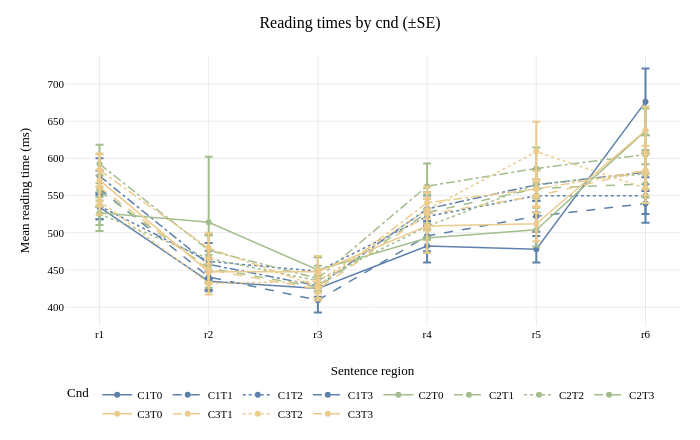
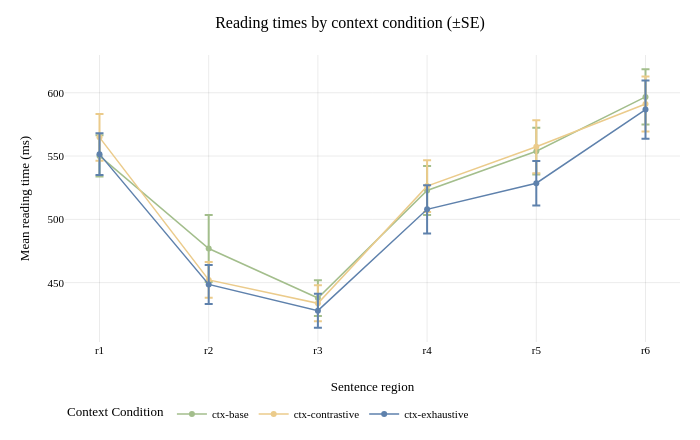
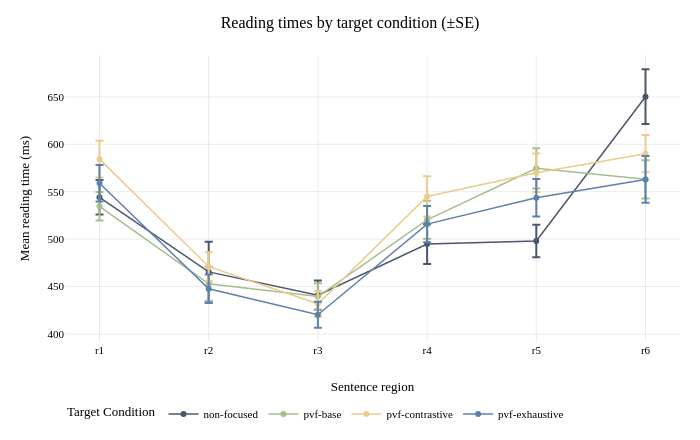

These figures' notebook cell, in order:
### Markdown cell above
#### Reading-time plots

Exhaustive is blue, base green, contrastive yellow, and non-focused grey. For combined `cnd` conditions, color identifies the context (C1 exhaustive, C2 base, C3 contrastive), while line style identifies the target (non-focused: solid; exhaustive: dashed; base: dotted; contrastive: dash-dot).

### Code cell
# Combined CxTy conditions use the context color and a target-specific line style.
condition_pairs = plot_trials[['cnd', 'context_condition', 'target_condition']].drop_duplicates()
if condition_pairs['cnd'].duplicated().any():
    raise ValueError('A combined condition maps to multiple context/target conditions')
missing_colors = set(condition_pairs['context_condition']) | set(condition_pairs['target_condition'])
missing_colors -= set(CONDITION_COLORS)
if missing_colors:
    raise ValueError(f'No Nord colors defined for conditions: {sorted(missing_colors)}')
missing_dashes = set(condition_pairs['target_condition']) - set(TARGET_DASHES)
if missing_dashes:
    raise ValueError(f'No line styles defined for target conditions: {sorted(missing_dashes)}')
combined_colors = {
    row.cnd: CONDITION_COLORS[row.context_condition]
    for row in condition_pairs.itertuples(index=False)
}
combined_dashes = {
    row.cnd: TARGET_DASHES[row.target_condition]
    for row in condition_pairs.itertuples(index=False)
}
color_map = {**CONDITION_COLORS, **combined_colors}

reading_figures = {}
for condition, summary in reading_summaries.items():
    figure = px.line(
        summary, x='region', y='mean_ms', color=condition,
        line_dash=condition if condition == 'cnd' else None,
        color_discrete_map=color_map, line_dash_map=combined_dashes,
        markers=True, error_y=ERROR_BAR, category_orders={'region': region_order},
        hover_data={'sd_ms': ':.1f', 'se_ms': ':.1f', 'n_submissions': True},
        labels={'region': 'Sentence region', 'mean_ms': 'Mean reading time (ms)',
                condition: condition.replace('_', ' ').title()},
        title=f'Reading times by {condition.replace("_", " ")} (±{ERROR_BAR[:2].upper()})'
    )
    figure.update_layout(width=FIGURE_WIDTH, height=FIGURE_HEIGHT,
                         margin=dict(l=65, r=20, t=55, b=55), hovermode='x unified',
                         legend=dict(orientation='h', yanchor='top', y=-0.2))
    reading_figures[condition] = figure
    figure.show()

### Figure 1 — Plotly figure (JSON) as saved in the notebook; plotly's stock layout.template omitted (floating-point values rounded to 4 significant figures)
{"data": [{"customdata": [[163.9, 16.56, 98.0], [134.3, 13.56, 98.0], [132.7, 13.41, 98.0], [220.7, 22.29, 98.0], [176.9, 17.87, 98.0], [443.1, 44.76, 98.0]], "error_y": {"array": [16.56, 13.56, 13.41, 22.29, 17.87, 44.76]}, "hovertemplate": "Cnd=C1T0<br>Sentence region=%{x}<br>Mean reading time (ms)=%{y}<br>sd_ms=%{customdata[0]:.1f}<br>se_ms=%{customdata[1]:.1f}<br>n_submissions=%{customdata[2]}<extra></extra>", "legendgroup": "C1T0", "line": {"color": "#5e81ac", "dash": "solid"}, "marker": {"symbol": "circle"}, "mode": "lines+markers", "name": "C1T0", "orientation": "v", "showlegend": true, "type": "scatter", "x": ["r1", "r2", "r3", "r4", "r5", "r6"], "xaxis": "x", "y": [534.6, 434.8, 425.1, 482.2, 477.9, 676.0], "yaxis": "y"}, {"customdata": [[239.1, 24.16, 98.0], [169.7, 17.15, 98.0], [163.7, 16.54, 98.0], [201.5, 20.36, 98.0], [204.4, 20.65, 98.0], [257.2, 25.98, 98.0]], "error_y": {"array": [24.16, 17.15, 16.54, 20.36, 20.65, 25.98]}, "hovertemplate": "Cnd=C1T1<br>Sentence region=%{x}<br>Mean reading time (ms)=%{y}<br>sd_ms=%{customdata[0]:.1f}<br>se_ms=%{customdata[1]:.1f}<br>n_submissions=%{customdata[2]}<extra></extra>", "legendgroup": "C1T1", "line": {"color": "#5e81ac", "dash": "dash"}, "marker": {"symbol": "circle"}, "mode": "lines+markers", "name": "C1T1", "orientation": "v", "showlegend": true, "type": "scatter", "x": ["r1", "r2", "r3", "r4", "r5", "r6"], "xaxis": "x", "y": [559.3, 440.7, 409.4, 495.6, 522.1, 539.4], "yaxis": "y"}, {"customdata": [[177.5, 17.93, 98.0], [245.5, 24.79, 98.0], [185.8, 18.77, 98.0], [279.1, 28.19, 98.0], [222.3, 22.45, 98.0], [244.0, 24.64, 98.0]], "error_y": {"array": [17.93, 24.79, 18.77, 28.19, 22.45, 24.64]}, "hovertemplate": "Cnd=C1T2<br>Sentence region=%{x}<br>Mean reading time (ms)=%{y}<br>sd_ms=%{customdata[0]:.1f}<br>se_ms=%{customdata[1]:.1f}<br>n_submissions=%{customdata[2]}<extra></extra>", "legendgroup": "C1T2", "line": {"color": "#5e81ac", "dash": "dot"}, "marker": {"symbol": "circle"}, "mode": "lines+markers", "name": "C1T2", "orientation": "v", "showlegend": true, "type": "scatter", "x": ["r1", "r2", "r3", "r4", "r5", "r6"], "xaxis": "x", "y": [536.0, 461.5, 448.2, 521.9, 549.6, 549.9], "yaxis": "y"}, {"customdata": [[237.0, 23.94, 98.0], [180.9, 18.28, 98.0], [147.2, 14.87, 98.0], [221.0, 22.33, 98.0], [210.5, 21.26, 98.0], [252.7, 25.52, 98.0]], "error_y": {"array": [23.94, 18.28, 14.87, 22.33, 21.26, 25.52]}, "hovertemplate": "Cnd=C1T3<br>Sentence region=%{x}<br>Mean reading time (ms)=%{y}<br>sd_ms=%{customdata[0]:.1f}<br>se_ms=%{customdata[1]:.1f}<br>n_submissions=%{customdata[2]}<extra></extra>", "legendgroup": "C1T3", "line": {"color": "#5e81ac", "dash": "dashdot"}, "marker": {"symbol": "circle"}, "mode": "lines+markers", "name": "C1T3", "orientation": "v", "showlegend": true, "type": "scatter", "x": ["r1", "r2", "r3", "r4", "r5", "r6"], "xaxis": "x", "y": [576.3, 457.4, 428.7, 532.0, 564.4, 581.5], "yaxis": "y"}, {"customdata": [[163.2, 16.49, 98.0], [872.4, 88.13, 98.0], [174.3, 17.6, 98.0], [198.6, 20.06, 98.0], [222.5, 22.48, 98.0], [298.5, 30.15, 98.0]], "error_y": {"array": [16.49, 88.13, 17.6, 20.06, 22.48, 30.15]}, "hovertemplate": "Cnd=C2T0<br>Sentence region=%{x}<br>Mean reading time (ms)=%{y}<br>sd_ms=%{customdata[0]:.1f}<br>se_ms=%{customdata[1]:.1f}<br>n_submissions=%{customdata[2]}<extra></extra>", "legendgroup": "C2T0", "line": {"color": "#a3be8c", "dash": "solid"}, "marker": {"symbol": "circle"}, "mode": "lines+markers", "name": "C2T0", "orientation": "v", "showlegend": true, "type": "scatter", "x": ["r1", "r2", "r3", "r4", "r5", "r6"], "xaxis": "x", "y": [527.0, 514.1, 450.1, 492.9, 504.1, 636.9], "yaxis": "y"}, {"customdata": [[210.0, 21.21, 98.0], [180.4, 18.23, 98.0], [147.3, 14.88, 98.0], [235.4, 23.78, 98.0], [256.4, 25.9, 98.0], [259.1, 26.18, 98.0]], "error_y": {"array": [21.21, 18.23, 14.88, 23.78, 25.9, 26.18]}, "hovertemplate": "Cnd=C2T1<br>Sentence region=%{x}<br>Mean reading time (ms)=%{y}<br>sd_ms=%{customdata[0]:.1f}<br>se_ms=%{customdata[1]:.1f}<br>n_submissions=%{customdata[2]}<extra></extra>", "legendgroup": "C2T1", "line": {"color": "#a3be8c", "dash": "dash"}, "marker": {"symbol": "circle"}, "mode": "lines+markers", "name": "C2T1", "orientation": "v", "showlegend": true, "type": "scatter", "x": ["r1", "r2", "r3", "r4", "r5", "r6"], "xaxis": "x", "y": [555.8, 452.2, 427.2, 527.2, 559.4, 565.8], "yaxis": "y"}, {"customdata": [[225.6, 22.78, 98.0], [317.8, 32.1, 98.0], [138.2, 13.96, 98.0], [179.8, 18.16, 98.0], [185.8, 18.77, 98.0], [316.3, 31.95, 98.0]], "error_y": {"array": [22.78, 32.1, 13.96, 18.16, 18.77, 31.95]}, "hovertemplate": "Cnd=C2T2<br>Sentence region=%{x}<br>Mean reading time (ms)=%{y}<br>sd_ms=%{customdata[0]:.1f}<br>se_ms=%{customdata[1]:.1f}<br>n_submissions=%{customdata[2]}<extra></extra>", "legendgroup": "C2T2", "line": {"color": "#a3be8c", "dash": "dot"}, "marker": {"symbol": "circle"}, "mode": "lines+markers", "name": "C2T2", "orientation": "v", "showlegend": true, "type": "scatter", "x": ["r1", "r2", "r3", "r4", "r5", "r6"], "xaxis": "x", "y": [525.3, 465.2, 435.5, 508.6, 565.3, 579.2], "yaxis": "y"}, {"customdata": [[256.6, 25.92, 98.0], [197.2, 19.92, 98.0], [168.7, 17.04, 98.0], [303.2, 30.63, 98.0], [279.1, 28.19, 98.0], [260.2, 26.29, 98.0]], "error_y": {"array": [25.92, 19.92, 17.04, 30.63, 28.19, 26.29]}, "hovertemplate": "Cnd=C2T3<br>Sentence region=%{x}<br>Mean reading time (ms)=%{y}<br>sd_ms=%{customdata[0]:.1f}<br>se_ms=%{customdata[1]:.1f}<br>n_submissions=%{customdata[2]}<extra></extra>", "legendgroup": "C2T3", "line": {"color": "#a3be8c", "dash": "dashdot"}, "marker": {"symbol": "circle"}, "mode": "lines+markers", "name": "C2T3", "orientation": "v", "showlegend": true, "type": "scatter", "x": ["r1", "r2", "r3", "r4", "r5", "r6"], "xaxis": "x", "y": [592.4, 476.5, 438.7, 562.6, 586.5, 605.0], "yaxis": "y"}, {"customdata": [[345.7, 34.92, 98.0], [162.8, 16.45, 98.0], [209.4, 21.15, 98.0], [359.0, 36.27, 98.0], [232.0, 23.44, 98.0], [320.8, 32.41, 98.0]], "error_y": {"array": [34.92, 16.45, 21.15, 36.27, 23.44, 32.41]}, "hovertemplate": "Cnd=C3T0<br>Sentence region=%{x}<br>Mean reading time (ms)=%{y}<br>sd_ms=%{customdata[0]:.1f}<br>se_ms=%{customdata[1]:.1f}<br>n_submissions=%{customdata[2]}<extra></extra>", "legendgroup": "C3T0", "line": {"color": "#ebcb8b", "dash": "solid"}, "marker": {"symbol": "circle"}, "mode": "lines+markers", "name": "C3T0", "orientation": "v", "showlegend": true, "type": "scatter", "x": ["r1", "r2", "r3", "r4", "r5", "r6"], "xaxis": "x", "y": [570.7, 447.6, 447.6, 509.2, 512.1, 637.4], "yaxis": "y"}, {"customdata": [[231.1, 23.35, 98.0], [163.9, 16.56, 98.0], [153.3, 15.49, 98.0], [214.3, 21.65, 98.0], [226.0, 22.83, 98.0], [328.0, 33.14, 98.0]], "error_y": {"array": [23.35, 16.56, 15.49, 21.65, 22.83, 33.14]}, "hovertemplate": "Cnd=C3T1<br>Sentence region=%{x}<br>Mean reading time (ms)=%{y}<br>sd_ms=%{customdata[0]:.1f}<br>se_ms=%{customdata[1]:.1f}<br>n_submissions=%{customdata[2]}<extra></extra>", "legendgroup": "C3T1", "line": {"color": "#ebcb8b", "dash": "dash"}, "marker": {"symbol": "circle"}, "mode": "lines+markers", "name": "C3T1", "orientation": "v", "showlegend": true, "type": "scatter", "x": ["r1", "r2", "r3", "r4", "r5", "r6"], "xaxis": "x", "y": [561.4, 450.2, 424.3, 524.7, 549.4, 583.7], "yaxis": "y"}, {"customdata": [[183.1, 18.5, 98.0], [146.7, 14.82, 98.0], [159.7, 16.13, 98.0], [237.0, 23.94, 98.0], [397.0, 40.1, 98.0], [196.0, 19.8, 98.0]], "error_y": {"array": [18.5, 14.82, 16.13, 23.94, 40.1, 19.8]}, "hovertemplate": "Cnd=C3T2<br>Sentence region=%{x}<br>Mean reading time (ms)=%{y}<br>sd_ms=%{customdata[0]:.1f}<br>se_ms=%{customdata[1]:.1f}<br>n_submissions=%{customdata[2]}<extra></extra>", "legendgroup": "C3T2", "line": {"color": "#ebcb8b", "dash": "dot"}, "marker": {"symbol": "circle"}, "mode": "lines+markers", "name": "C3T2", "orientation": "v", "showlegend": true, "type": "scatter", "x": ["r1", "r2", "r3", "r4", "r5", "r6"], "xaxis": "x", "y": [542.7, 431.9, 434.8, 530.6, 609.1, 559.9], "yaxis": "y"}, {"customdata": [[221.5, 22.38, 98.0], [206.4, 20.85, 98.0], [159.2, 16.08, 98.0], [211.6, 21.37, 98.0], [241.6, 24.4, 98.0], [246.3, 24.88, 98.0]], "error_y": {"array": [22.38, 20.85, 16.08, 21.37, 24.4, 24.88]}, "hovertemplate": "Cnd=C3T3<br>Sentence region=%{x}<br>Mean reading time (ms)=%{y}<br>sd_ms=%{customdata[0]:.1f}<br>se_ms=%{customdata[1]:.1f}<br>n_submissions=%{customdata[2]}<extra></extra>", "legendgroup": "C3T3", "line": {"color": "#ebcb8b", "dash": "dashdot"}, "marker": {"symbol": "circle"}, "mode": "lines+markers", "name": "C3T3", "orientation": "v", "showlegend": true, "type": "scatter", "x": ["r1", "r2", "r3", "r4", "r5", "r6"], "xaxis": "x", "y": [584.3, 479.1, 428.0, 540.4, 558.9, 583.7], "yaxis": "y"}], "layout": {"height": 440, "hovermode": "x unified", "legend": {"orientation": "h", "title": {"text": "Cnd"}, "tracegroupgap": 0, "y": -0.2, "yanchor": "top"}, "margin": {"b": 55, "l": 65, "r": 20, "t": 55}, "title": {"text": "Reading times by cnd (±SE)"}, "width": 700, "xaxis": {"anchor": "y", "categoryarray": ["r1", "r2", "r3", "r4", "r5", "r6"], "categoryorder": "array", "domain": [0, 1], "title": {"text": "Sentence region"}}, "yaxis": {"anchor": "x", "domain": [0, 1], "title": {"text": "Mean reading time (ms)"}}}}

### Figure 2 — Plotly figure (JSON) as saved in the notebook; plotly's stock layout.template omitted (floating-point values rounded to 4 significant figures)
{"data": [{"customdata": [[161.1, 16.27, 98.0], [262.6, 26.52, 98.0], [139.7, 14.11, 98.0], [191.0, 19.29, 98.0], [182.7, 18.46, 98.0], [215.7, 21.79, 98.0]], "error_y": {"array": [16.27, 26.52, 14.11, 19.29, 18.46, 21.79]}, "hovertemplate": "Context Condition=ctx-base<br>Sentence region=%{x}<br>Mean reading time (ms)=%{y}<br>sd_ms=%{customdata[0]:.1f}<br>se_ms=%{customdata[1]:.1f}<br>n_submissions=%{customdata[2]}<extra></extra>", "legendgroup": "ctx-base", "line": {"color": "#a3be8c", "dash": "solid"}, "marker": {"symbol": "circle"}, "mode": "lines+markers", "name": "ctx-base", "orientation": "v", "showlegend": true, "type": "scatter", "x": ["r1", "r2", "r3", "r4", "r5", "r6"], "xaxis": "x", "y": [550.1, 477.0, 437.9, 522.8, 553.8, 596.7], "yaxis": "y"}, {"customdata": [[183.4, 18.53, 98.0], [139.4, 14.08, 98.0], [140.9, 14.23, 98.0], [203.2, 20.52, 98.0], [206.9, 20.9, 98.0], [214.6, 21.68, 98.0]], "error_y": {"array": [18.53, 14.08, 14.23, 20.52, 20.9, 21.68]}, "hovertemplate": "Context Condition=ctx-contrastive<br>Sentence region=%{x}<br>Mean reading time (ms)=%{y}<br>sd_ms=%{customdata[0]:.1f}<br>se_ms=%{customdata[1]:.1f}<br>n_submissions=%{customdata[2]}<extra></extra>", "legendgroup": "ctx-contrastive", "line": {"color": "#ebcb8b", "dash": "solid"}, "marker": {"symbol": "circle"}, "mode": "lines+markers", "name": "ctx-contrastive", "orientation": "v", "showlegend": true, "type": "scatter", "x": ["r1", "r2", "r3", "r4", "r5", "r6"], "xaxis": "x", "y": [564.8, 452.2, 433.7, 526.3, 557.4, 591.2], "yaxis": "y"}, {"customdata": [[163.6, 16.53, 98.0], [152.9, 15.45, 98.0], [132.8, 13.42, 98.0], [188.8, 19.08, 98.0], [173.5, 17.53, 98.0], [228.0, 23.04, 98.0]], "error_y": {"array": [16.53, 15.45, 13.42, 19.08, 17.53, 23.04]}, "hovertemplate": "Context Condition=ctx-exhaustive<br>Sentence region=%{x}<br>Mean reading time (ms)=%{y}<br>sd_ms=%{customdata[0]:.1f}<br>se_ms=%{customdata[1]:.1f}<br>n_submissions=%{customdata[2]}<extra></extra>", "legendgroup": "ctx-exhaustive", "line": {"color": "#5e81ac", "dash": "solid"}, "marker": {"symbol": "circle"}, "mode": "lines+markers", "name": "ctx-exhaustive", "orientation": "v", "showlegend": true, "type": "scatter", "x": ["r1", "r2", "r3", "r4", "r5", "r6"], "xaxis": "x", "y": [551.5, 448.6, 427.9, 507.9, 528.5, 586.7], "yaxis": "y"}], "layout": {"height": 440, "hovermode": "x unified", "legend": {"orientation": "h", "title": {"text": "Context Condition"}, "tracegroupgap": 0, "y": -0.2, "yanchor": "top"}, "margin": {"b": 55, "l": 65, "r": 20, "t": 55}, "title": {"text": "Reading times by context condition (±SE)"}, "width": 700, "xaxis": {"anchor": "y", "categoryarray": ["r1", "r2", "r3", "r4", "r5", "r6"], "categoryorder": "array", "domain": [0, 1], "title": {"text": "Sentence region"}}, "yaxis": {"anchor": "x", "domain": [0, 1], "title": {"text": "Mean reading time (ms)"}}}}

### Figure 3 — Plotly figure (JSON) as saved in the notebook; plotly's stock layout.template omitted (floating-point values rounded to 4 significant figures)
{"data": [{"customdata": [[179.9, 18.18, 98.0], [313.8, 31.7, 98.0], [153.3, 15.48, 98.0], [208.2, 21.03, 98.0], [169.3, 17.1, 98.0], [285.7, 28.86, 98.0]], "error_y": {"array": [18.18, 31.7, 15.48, 21.03, 17.1, 28.86]}, "hovertemplate": "Target Condition=non-focused<br>Sentence region=%{x}<br>Mean reading time (ms)=%{y}<br>sd_ms=%{customdata[0]:.1f}<br>se_ms=%{customdata[1]:.1f}<br>n_submissions=%{customdata[2]}<extra></extra>", "legendgroup": "non-focused", "line": {"color": "#4c566a", "dash": "solid"}, "marker": {"symbol": "circle"}, "mode": "lines+markers", "name": "non-focused", "orientation": "v", "showlegend": true, "type": "scatter", "x": ["r1", "r2", "r3", "r4", "r5", "r6"], "xaxis": "x", "y": [544.1, 465.5, 440.9, 494.8, 498.0, 650.1], "yaxis": "y"}, {"customdata": [[149.5, 15.1, 98.0], [178.6, 18.05, 98.0], [138.6, 14.0, 98.0], [197.8, 19.98, 98.0], [209.8, 21.19, 98.0], [200.6, 20.26, 98.0]], "error_y": {"array": [15.1, 18.05, 14.0, 19.98, 21.19, 20.26]}, "hovertemplate": "Target Condition=pvf-base<br>Sentence region=%{x}<br>Mean reading time (ms)=%{y}<br>sd_ms=%{customdata[0]:.1f}<br>se_ms=%{customdata[1]:.1f}<br>n_submissions=%{customdata[2]}<extra></extra>", "legendgroup": "pvf-base", "line": {"color": "#a3be8c", "dash": "solid"}, "marker": {"symbol": "circle"}, "mode": "lines+markers", "name": "pvf-base", "orientation": "v", "showlegend": true, "type": "scatter", "x": ["r1", "r2", "r3", "r4", "r5", "r6"], "xaxis": "x", "y": [534.6, 452.9, 439.5, 520.4, 574.7, 563.0], "yaxis": "y"}, {"customdata": [[191.8, 19.37, 98.0], [151.4, 15.29, 98.0], [134.9, 13.63, 98.0], [209.3, 21.15, 98.0], [200.9, 20.3, 98.0], [194.5, 19.65, 98.0]], "error_y": {"array": [19.37, 15.29, 13.63, 21.15, 20.3, 19.65]}, "hovertemplate": "Target Condition=pvf-contrastive<br>Sentence region=%{x}<br>Mean reading time (ms)=%{y}<br>sd_ms=%{customdata[0]:.1f}<br>se_ms=%{customdata[1]:.1f}<br>n_submissions=%{customdata[2]}<extra></extra>", "legendgroup": "pvf-contrastive", "line": {"color": "#ebcb8b", "dash": "solid"}, "marker": {"symbol": "circle"}, "mode": "lines+markers", "name": "pvf-contrastive", "orientation": "v", "showlegend": true, "type": "scatter", "x": ["r1", "r2", "r3", "r4", "r5", "r6"], "xaxis": "x", "y": [584.3, 471.0, 431.8, 545.0, 569.9, 590.0], "yaxis": "y"}, {"customdata": [[190.8, 19.27, 98.0], [149.3, 15.08, 98.0], [134.6, 13.59, 98.0], [190.2, 19.21, 98.0], [196.3, 19.83, 98.0], [244.6, 24.71, 98.0]], "error_y": {"array": [19.27, 15.08, 13.59, 19.21, 19.83, 24.71]}, "hovertemplate": "Target Condition=pvf-exhaustive<br>Sentence region=%{x}<br>Mean reading time (ms)=%{y}<br>sd_ms=%{customdata[0]:.1f}<br>se_ms=%{customdata[1]:.1f}<br>n_submissions=%{customdata[2]}<extra></extra>", "legendgroup": "pvf-exhaustive", "line": {"color": "#5e81ac", "dash": "solid"}, "marker": {"symbol": "circle"}, "mode": "lines+markers", "name": "pvf-exhaustive", "orientation": "v", "showlegend": true, "type": "scatter", "x": ["r1", "r2", "r3", "r4", "r5", "r6"], "xaxis": "x", "y": [558.8, 447.7, 420.3, 515.8, 543.6, 562.9], "yaxis": "y"}], "layout": {"height": 440, "hovermode": "x unified", "legend": {"orientation": "h", "title": {"text": "Target Condition"}, "tracegroupgap": 0, "y": -0.2, "yanchor": "top"}, "margin": {"b": 55, "l": 65, "r": 20, "t": 55}, "title": {"text": "Reading times by target condition (±SE)"}, "width": 700, "xaxis": {"anchor": "y", "categoryarray": ["r1", "r2", "r3", "r4", "r5", "r6"], "categoryorder": "array", "domain": [0, 1], "title": {"text": "Sentence region"}}, "yaxis": {"anchor": "x", "domain": [0, 1], "title": {"text": "Mean reading time (ms)"}}}}
